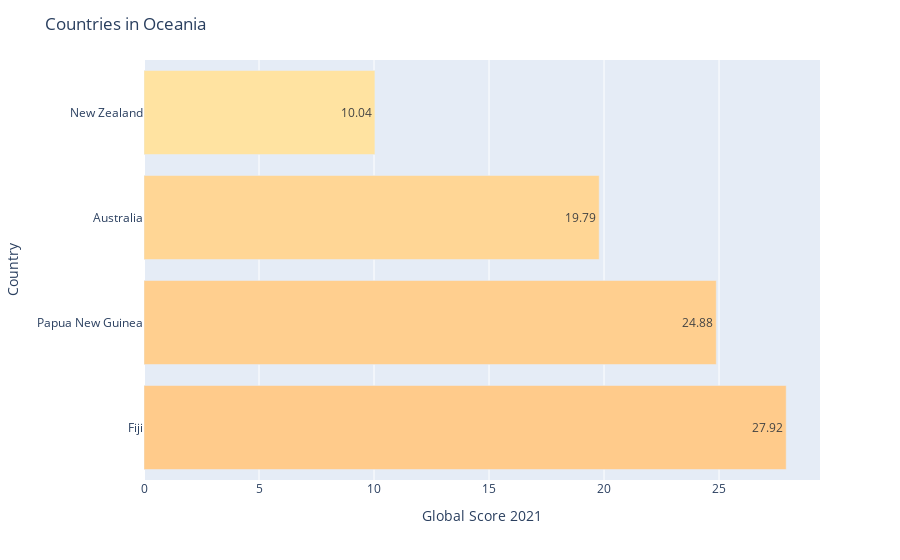

Notebook code cell kept with this figure:
### Code cell
df=combined.loc[combined['Continent_Name']=='Oceania',:].sort_values(by='Global Score 2021',ascending=False)

#df=pd.concat([pd.DataFrame(df.head(5)),pd.DataFrame(df.tail(5))])

fig=px.bar(y=df['Country Name'],
       x=df['Global Score 2021'],
       orientation='h',
       text=df['Global Score 2021'],
       color=df['Global Score 2021'],
       color_continuous_scale=color_scale,
       range_color=[0,100])
fig.update_layout(
    title="Countries in Oceania",
    xaxis_title="Global Score 2021",
    yaxis_title="Country",
    coloraxis_showscale=False
)
#fig.add_hline(y=4.5, line_width=1, line_dash="dash")

### Figure 1 — Plotly figure (JSON) as saved in the notebook; plotly's stock layout.template omitted (floating-point values rounded to 4 significant figures)
{"data": [{"alignmentgroup": "True", "hovertemplate": "x=%{x}<br>y=%{y}<br>text=%{text}<br>color=%{marker.color}<extra></extra>", "legendgroup": "", "marker": {"color": [27.92, 24.88, 19.79, 10.04], "coloraxis": "coloraxis"}, "name": "", "offsetgroup": "", "orientation": "h", "showlegend": false, "text": [27.92, 24.88, 19.79, 10.04], "textposition": "auto", "type": "bar", "x": [27.92, 24.88, 19.79, 10.04], "xaxis": "x", "y": ["Fiji", "Papua New Guinea", "Australia", "New Zealand"], "yaxis": "y"}], "layout": {"barmode": "relative", "coloraxis": {"cmax": 100, "cmin": 0, "colorbar": {"title": {"text": "color"}}, "colorscale": [[0, "#fff0ad"], [0.3333, "#ffc485"], [0.6667, "#d13f3f"], [1, "#ad0034"]], "showscale": false}, "legend": {"tracegroupgap": 0}, "margin": {"t": 60}, "title": {"text": "Countries in Oceania"}, "xaxis": {"anchor": "y", "domain": [0, 1], "title": {"text": "Global Score 2021"}}, "yaxis": {"anchor": "x", "domain": [0, 1], "title": {"text": "Country"}}}}
